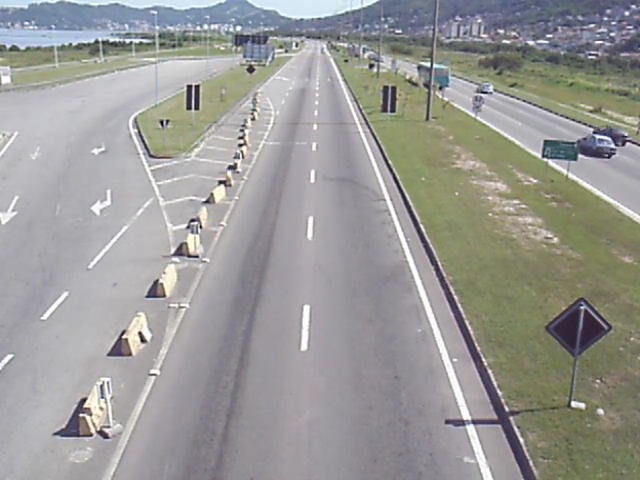
#> input picture frame2946.bmp, 640 x 480 px, given in place of lab.mp4, which was not available
$ python motion2.py
#> lines starting #> are read from the running program, lines starting #| are printed output that depends on the picture; after the words box and inside, x2 and y2 are one past the last pixel; in counts of white or black regions, pixels touching at a corner belong together; pictures that were not available may be replaced by others from this repository, and a replacement may not be noted
from __future__ import print_function
from __future__ import division
import cv2 as cv
import numpy as np
import argparse
from pprint import pprint
import pickle
import imutils
import time


currentBackground = 0
n = 0
lastsrc = 0
lasts = []
lastpasstime = 0
lastpasspos = 0
personCounter = 0
out = 0

detectionRectangle = [(415, 525), (590, 570)]


video_capture = cv.VideoCapture("lab.mp4")


def thresh_callback(val, src_gray, original):
    global lastpasstime, detectionRectangle, personCounter, lastpasspos


    original2 = original.copy()
    src_gray = cv.blur(src_gray, (3,3))
    canny = cv.Canny(src_gray, 50, 20)
    contours, _ = cv.findContours(canny, cv.RETR_TREE, cv.CHAIN_APPROX_SIMPLE)

    thresh = cv.threshold(src_gray, 25, 255, cv.THRESH_BINARY)[1]

    # dilate the thresholded image to fill in holes, then find contours
    # on thresholded image
    thresh = cv.dilate(thresh, None, iterations=18)

    # canny = cv.Canny(thresh, 50, 20)
    contours = cv.findContours(thresh, cv.RETR_EXTERNAL, cv.CHAIN_APPROX_SIMPLE)

    cnts = imutils.grab_contours(contours)


    cv.rectangle(original2, detectionRectangle[0], detectionRectangle[1], (0, 0, 255), 2)
    # loop over the contours
    for c in cnts:
        # if the contour is too small, ignore it
        if cv.contourArea(c) < 40000:
            continue

        # compute the bounding box for the contour, draw it on the frame,
        # and update the text
        (x, y, w, h) = cv.boundingRect(c)
        cv.rectangle(original2, (x, y), (x + w, y + h), (0, 255, 0), 2)
        cv.circle(original2, (int(x+(w/2)), y+h), 2, (255, 0, 0), 2)

        logic = int(x+(w/2)) > detectionRectangle[0][0] and int(x+(w/2)) < detectionRectangle[1][0] and (y+h) > detectionRectangle[0][1] and (y+h) < detectionRectangle[1][1]
        if logic:

            entrando = 0

            cv.rectangle(original2, detectionRectangle[0], detectionRectangle[1], (255, 255, 255), 2)
            if(time.time() - lastpasstime < 2.2):
                lastpasstime = time.time()
                continue

            if((y+h) > lastpasspos):
                entrando = 1
            pprint(time.time() - lastpasstime)
            pprint(y+h)

            lastpasstime = time.time()
            if((y+h) > (detectionRectangle[1][1] - ((detectionRectangle[1][1] - detectionRectangle[0][1])/2) ) ):
            # if entrando == 0:
                personCounter -= 1
            else:
                personCounter += 1

    cv.putText(original2, "Contador: ", (20, 50), cv.FONT_HERSHEY_SIMPLEX, 1.0, (255,0,0), lineType=cv.LINE_AA)
    cv.putText(original2, str(personCounter), (180, 50), cv.FONT_HERSHEY_SIMPLEX, 1.0, (255,0,0), lineType=cv.LINE_AA)


    # [31 lines of commented-out code are left out]
    cv.namedWindow("Thresh", cv.WINDOW_KEEPRATIO)
    cv.imshow('Resultado', original2)
    cv.imshow('Thresh', thresh)
    out.write(original2)
    cv.waitKey(5)


def readVideo():
    global currentBackground, n, lastsrc, out
    for i in range(1):
        ret, src = video_capture.read()
#> this loop made 1 pass
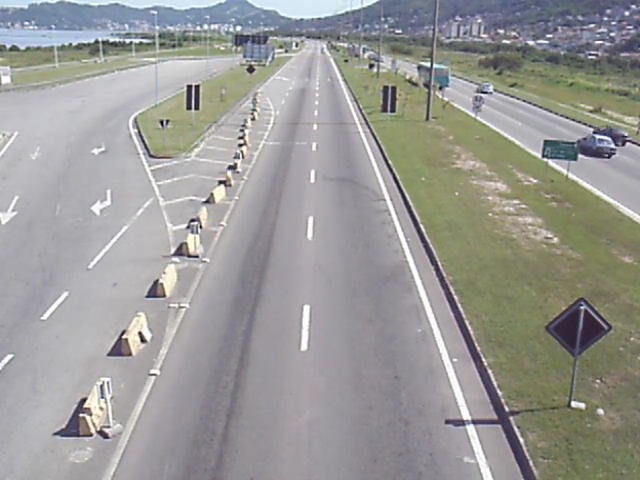
#> input picture frame2946.bmp, 640 x 480 px, given in place of lab.mp4, which was not available

    x, y, _ = src.shape
#> x = 480; y = 640
    out = cv.VideoWriter('outpy.mp4', cv.VideoWriter_fourcc('M', 'J', 'P', 'G'), 24, (y, x))
    icount = 0
    while True:
        # pprint(icount)
        icount += 1
        if not video_capture.isOpened():
            print('Unable to load camera.')
            sleep(5)
            pass

        # Capture frame-by-frame
        ret, src = video_capture.read()
#> src is the input picture: shape (480, 640, 3); mean B, G, R 150.4, 153, 153.9

        if(n >0):
            currentBackground2 = currentBackground.astype("float64")
            src2 = src.astype("float64")
            if n < 10:
                n += 1
            else:
                del lasts[0]

            # pprint(len(lasts))
            if(n > 3):
                currentBackground2 = lasts[0]
                for i in range(n-3):
                    # currentBackground2 = cv.addWeighted(currentBackground2, 1/2, lasts[n-3-i], 1/2, 0)
                    a = i+1
                    b = 1
                    div = a+b
                    currentBackground2 = cv.addWeighted(currentBackground2, a/div, lasts[i+1], b/div, 0)
                    # [11 lines of commented-out code are left out]
                currentBackground = currentBackground2.astype("uint8")
            lasts.append(src2)
        else:
            currentBackground = src
            n+= 1

        src_gray = cv.cvtColor(src, cv.COLOR_BGR2GRAY)
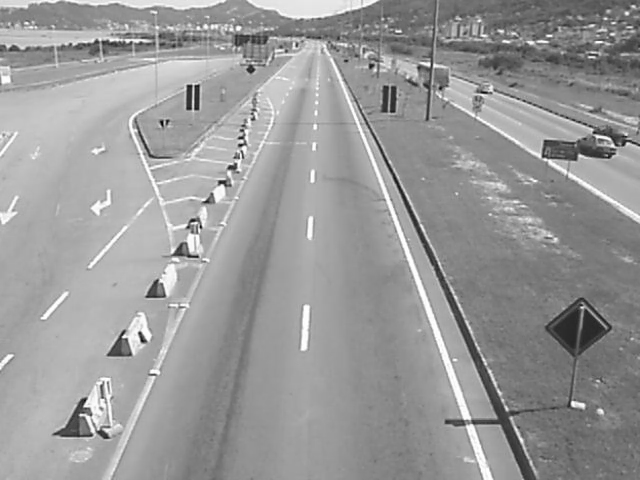
#> src_gray: shape (480, 640); min 4, max 255, mean 152.9

        teste = currentBackground.copy()
        sub = cv.absdiff(src, currentBackground)
#> sub: shape (480, 640, 3); every value is 0
        # sub = src - currentBackground

        src_gray = cv.cvtColor(sub, cv.COLOR_BGR2GRAY)
#> src_gray: shape (480, 640); every value is 0
        # cv.imshow("Subtraction", src_gray)
        cv.waitKey(5)

        lastsrc = src

        # thresh_callback(100, src_gray, src)
        thresh_callback(100, src_gray, src)
#> in thresh_callback, `contours, _ = cv.findContours(canny, cv.RETR_TREE, cv.CHAIN_APPROX_SIM..`: contours = []
#> in thresh_callback, `contours = cv.findContours(thresh, cv.RETR_EXTERNAL, cv.CHAIN_APPROX_S..`: contours = 0 contours
#> in thresh_callback, `cnts = imutils.grab_contours(contours)`: cnts = []
#> after the loop in thresh_callback, `for c in cnts:`: personCounter = 0
#> in thresh_callback, `cv.putText(original2, "Contador: ", (20, 50), cv.FONT_HERSHEY_SIMPLEX,..`:
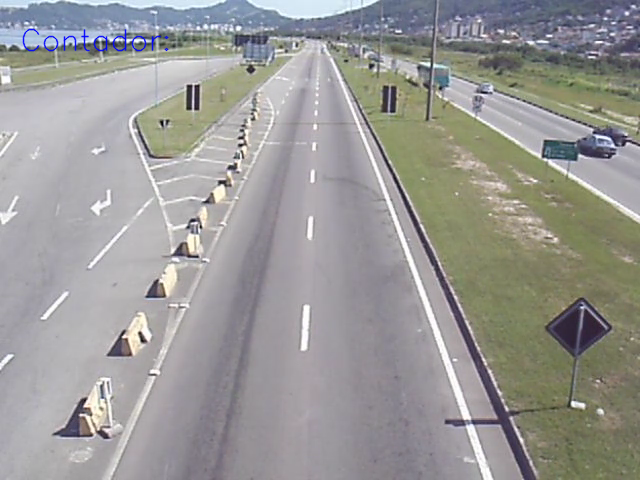
#> original2: shape (480, 640, 3); 0.31% of pixels changed, all inside (x1, y1, x2, y2) = (22, 28, 169, 52)
#> in thresh_callback, `cv.putText(original2, str(personCounter), (180, 50), cv.FONT_HERSHEY_S..`: original2: shape (480, 640, 3); 0.05% of pixels changed, all inside (x1, y1, x2, y2) = (182, 28, 199, 52)


readVideo()

cv.namedWindow("Source", cv.WINDOW_KEEPRATIO)
cv.namedWindow("Subtraction", cv.WINDOW_KEEPRATIO)


while True:
    key = cv.waitKey(1) & 0xFF
    if key == ord("c"):
        break

cv.destroyAllWindows()
